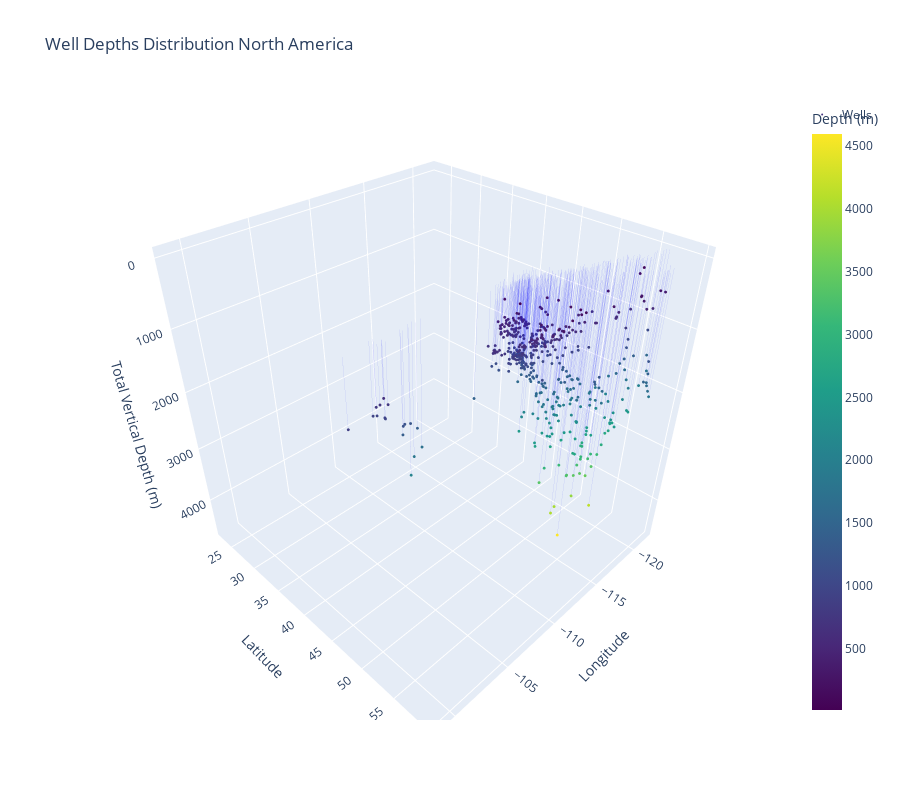

The code cell stored with this chart in its notebook:
### Code cell
# Convert your DataFrame to GeoDataFrame
gdf = gpd.GeoDataFrame(
    north_american_wells_small,
    geometry=gpd.points_from_xy(
        north_american_wells_small.lon,
        north_american_wells_small.lat
        )
    )

display(gdf)
# Create the plot

# Create the 3D scatter plot
fig = go.Figure()

# Add scatter points
fig.add_trace(go.Scatter3d(
    x=gdf.geometry.x,
    y=gdf.geometry.y,
    z=gdf.tvd,
    mode='markers',
    marker=dict(
        size=1,
        color=gdf.tvd,
        colorscale='viridis',
        colorbar=dict(title='Depth (m)')
    ),
    name='Wells'
))

# Add vertical lines
for x, y, z in zip(gdf.geometry.x, gdf.geometry.y, gdf.tvd):
    fig.add_trace(go.Scatter3d(
        x=[x, x],
        y=[y, y],
        z=[0, z],
        mode='lines',
        line=dict(color='blue', width=1),
        opacity=0.1,
        showlegend=False
    ))

# Update layout
fig.update_layout(
    scene=dict(
        xaxis_title='Longitude',
        yaxis_title='Latitude',
        zaxis_title='Total Vertical Depth (m)',
        zaxis=dict(autorange='reversed')  # Invert z-axis
    ),
    title='Well Depths Distribution North America',
    height=800,  # Increase height to make plot taller
)
fig.show()

# Create a 2D scatter plot
plt.figure(figsize=(15, 10))


# Plot the points
scatter = plt.scatter(
    gdf.geometry.x,
    gdf.geometry.y,
    c=gdf.tvd,  # Color by depth
    cmap='viridis',
    s=50  # Point size
)

# Add labels and title
plt.xlabel('Longitude')
plt.ylabel('Latitude')
plt.title('North American Well Distribution (colored by depth)')
plt.colorbar(scatter, label='Depth (m)')

plt.show()
